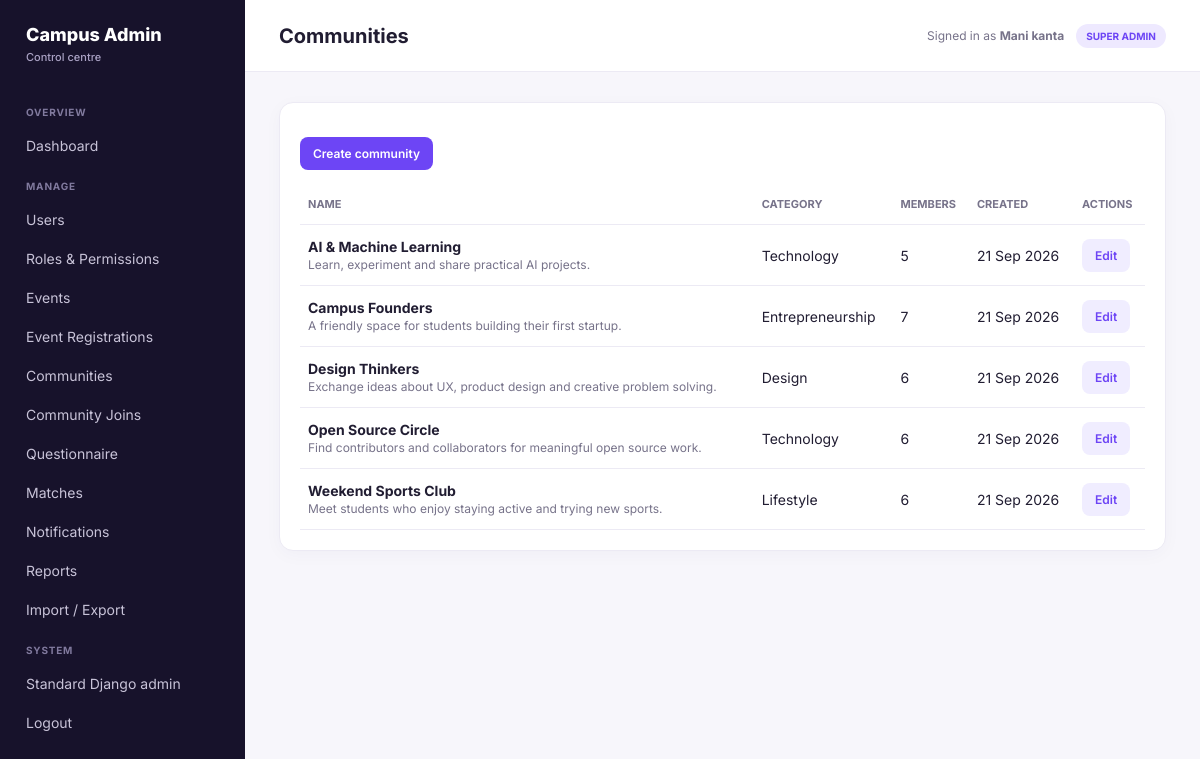
The app's page /admin-dashboard/communities/ (signed in) with its own data.
### accounts/models.py (models this page shows, shortened)
class User(AbstractUser):
    id = models.UUIDField(primary_key=True, default=uuid.uuid4, editable=False)
    username = None  # Not used; authentication via email
    email = models.EmailField('Email Address', unique=True)
    first_name = models.CharField('First Name', max_length=150, blank=True)
    last_name = models.CharField('Last Name', max_length=150, blank=True)
    is_verified = models.BooleanField('Verified', default=False)
    created_at = models.DateTimeField(auto_now_add=True)
    updated_at = models.DateTimeField(auto_now=True)
    USERNAME_FIELD = 'email'
    REQUIRED_FIELDS = ['first_name', 'last_name']
    objects = UserManager()
    class Meta:
        db_table = 'accounts_user'
        ordering = ['-created_at']

### communities/models.py (models this page shows, shortened)
class Community(models.Model):
    name = models.CharField(max_length=150)
    description = models.TextField(blank=True)
    category = models.CharField(max_length=100, blank=True)
    members = models.ManyToManyField(
        settings.AUTH_USER_MODEL,
        blank=True,
        related_name='communities',
    )
    created_at = models.DateTimeField(auto_now_add=True)
    class Meta:
        ordering = ('name',)

### admin_dashboard/views.py (the view)
# urls.py: path('communities/', views.communities, name='communities'),
@dashboard_access
def communities(request):
    return render(request, 'admin_dashboard/communities.html', _context(request, communities=Community.objects.all()))

### admin_dashboard/permissions.py (called while the page is built)
def dashboard_access(view):
    @wraps(view)
    def wrapped(request, *args, **kwargs):
        if not request.user.is_authenticated or not request.user.is_staff:
            raise PermissionDenied
        return view(request, *args, **kwargs)
    return wrapped

### admin_dashboard/views.py (called while the page is built)
def _role(user):
    if user.is_superuser:
        return 'SUPER ADMIN'
    return user.groups.values_list('name', flat=True).first() or ('ADMIN' if user.is_staff else 'STUDENT')

def _context(request, **extra):
    return {'admin_role': _role(request.user), **extra}

### templates/admin_dashboard/communities.html
{% extends "admin_dashboard/base.html" %}{% block title %}Communities{% endblock %}{% block heading %}Communities{% endblock %}{% block content %}
<div class="panel"><p><a class="btn" href="{% url 'admin_dashboard:community_new' %}">Create community</a></p><div class="table-wrap"><table class="table"><tr><th>Name</th><th>Category</th><th>Members</th><th>Created</th><th>Actions</th></tr>{% for community in communities %}<tr><td><strong>{{ community.name }}</strong><br><span class="muted">{{ community.description|truncatechars:70 }}</span></td><td>{{ community.category }}</td><td>{{ community.members.count }}</td><td>{{ community.created_at|date:"d M Y" }}</td><td><a class="btn secondary" href="{% url 'admin_dashboard:community_edit' community.id %}">Edit</a></td></tr>{% endfor %}</table></div></div>
{% endblock %}

### templates/admin_dashboard/base.html (shortened to what this page needs)
<!doctype html>
<html lang="en">
<head>
</head>
<body>
<div class="layout">
  <aside class="sidebar">
    <div class="brand">Campus Admin<small>Control centre</small></div>
    <nav class="nav">
      <div class="nav-title">Overview</div><a href="{% url 'admin_dashboard:dashboard' %}">Dashboard</a>
      <div class="nav-title">Manage</div><a href="{% url 'admin_dashboard:users' %}">Users</a><a href="{% url 'admin_dashboard:roles' %}">Roles & Permissions</a><a href="{% url 'admin_dashboard:events' %}">Events</a><a href="{% url 'admin_dashboard:event_registrations' %}">Event Registrations</a><a href="{% url 'admin_dashboard:communities' %}">Communities</a><a href="{% url 'admin_dashboard:community_joins' %}">Community Joins</a><a href="{% url 'admin_dashboard:questionnaire' %}">Questionnaire</a><a href="{% url 'admin_dashboard:matches' %}">Matches</a><a href="{% url 'admin_dashboard:notifications' %}">Notifications</a><a href="{% url 'admin_dashboard:reports' %}">Reports</a><a href="{% url 'admin_dashboard:questionnaire_import_export' %}">Import / Export</a>
      <div class="nav-title">System</div><a href="/admin/">Standard Django admin</a><form method="post" action="{% url 'logout' %}">{% csrf_token %}<button style="display:block;width:100%;text-align:left;background:none;border:0;color:#c8c3d8;padding:10px 12px;border-radius:9px;font:inherit;cursor:pointer">Logout</button></form>
    </nav>
  </aside>
  <main class="main">
    <header class="topbar"><h1>{% block heading %}Dashboard{% endblock %}</h1><div class="identity"><span>Signed in as <strong>{{ request.user.get_full_name|default:request.user.email }}</strong></span><b class="badge">{{ admin_role }}</b></div></header>
    <section class="content">
      {% block content %}{% endblock %}
    </section>
  </main>
</div>
</body>
</html>

### templates/admin_dashboard/base.html (style rules this page uses)
:root { --purple:#6d45f5;--dark:#17122b;--muted:#77738a;--line:#eceaf4;--bg:#f7f6fb }
* { box-sizing:border-box }
body { margin:0;background:var(--bg);color:#211d32;font:14px Inter,system-ui,sans-serif }
.layout { display:flex;min-height:100vh }
.sidebar { width:245px;background:var(--dark);color:#fff;padding:24px 14px;flex-shrink:0 }
.brand { font-size:18px;font-weight:800;padding:0 12px 28px }
.brand small { display:block;color:#aaa2c4;font-size:11px;font-weight:500;margin-top:5px }
.nav-title { color:#817a9e;text-transform:uppercase;font-size:10px;font-weight:700;padding:14px 12px 7px;letter-spacing:.08em }
.nav a { display:block;color:#c8c3d8;text-decoration:none;padding:10px 12px;border-radius:9px;margin:2px 0 }
.main { flex:1;min-width:0 }
.topbar { height:72px;background:#fff;border-bottom:1px solid var(--line);display:flex;align-items:center;justify-content:space-between;padding:0 34px }
.topbar h1 { font-size:20px;margin:0 }
.identity { display:flex;align-items:center;gap:12px;color:var(--muted);font-size:12px }
.badge { background:#eee9ff;color:var(--purple);border-radius:99px;padding:6px 10px;font-weight:700;font-size:10px }
.content { padding:30px 34px;max-width:1400px }
.stat,.panel { background:#fff;border:1px solid var(--line);border-radius:14px;padding:20px;box-shadow:0 4px 18px #2c205408 }
.muted { color:var(--muted);font-size:12px }
.table-wrap { overflow:auto }
.table { width:100%;border-collapse:collapse }
.table th,.table td { text-align:left;border-bottom:1px solid var(--line);padding:13px 8px;white-space:nowrap }
.table th { font-size:11px;color:var(--muted);text-transform:uppercase }
.btn { display:inline-block;border:0;border-radius:8px;background:var(--purple);color:#fff;padding:9px 13px;text-decoration:none;font:600 12px Inter;cursor:pointer }
.btn.secondary { background:#f0edff;color:var(--purple) }

### records on screen
User: user.get_full_name "Mani kanta"
Community: name "AI & Machine Learning", description "Learn, experiment and share practical AI projects.", category "Technology", members.count "5", created_at "21 Sep 2026"
Community: name "Campus Founders", description "A friendly space for students building their first startup.", category "Entrepreneurship", members.count "7", created_at "21 Sep 2026"
Community: name "Design Thinkers", description "Exchange ideas about UX, product design and creative problem solving.", category "Design", members.count "6", created_at "21 Sep 2026"
Community: name "Open Source Circle", description "Find contributors and collaborators for meaningful open source work.", category "Technology", members.count "6", created_at "21 Sep 2026"
Community: name "Weekend Sports Club", description "Meet students who enjoy staying active and trying new sports.", category "Lifestyle", members.count "6", created_at "21 Sep 2026"

### other values on screen
{{ admin_role }} "SUPER ADMIN"
